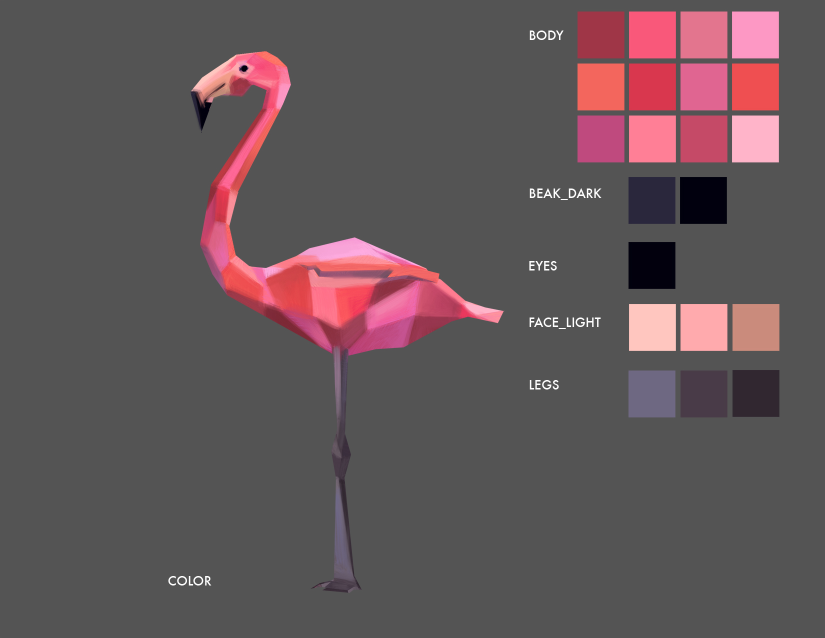
#> input picture tests/morph_colors_extractor2/colormaps/flamingo_rb_02.jpg, 1650 x 1275 px (shown at 1/2 size); its folder holds only this picture in this run
$ python extract_colors.py   (Python 2 division)
#> lines starting #> are read from the running program, lines starting #| are printed output that depends on the picture
"""
Requires Python Image Library: http://www.pythonware.com/products/pil/

(use version 1.1.6, latest one 1.1.7 had broken handling of fonts)
"""

import re
import glob
import json
import math
import os.path
import Image, ImageDraw, ImageFont

# ##################################################################
# Config
# ##################################################################

# This table has to be filled in by human.
#
# Format is:
#	"keyword" : [ "label_for_row_1", "label_for_row_1", ... ]
#
# Animals are recognized by keywords present if file names.
#
# For color range row labels, put the same label for color
# spanning multiple rows.
#
# All strings should be lowercase here.
#
# Matching to material ids is done by color range labels with removed underscores.

LABELMAP = {
"frog":     [ "green_range", "blue_range", "red_range", "eye_color" ],
"retriever":[ "shadow_range", "midtone_range", "highlight_range", "eye_color" ],
"horse":    [ "shadow_range", "midtone_range", "highlight_range", "eye_color", "light_patches" ],
"lion":     [ "shadow_range", "midtone_range", "highlight_range", "eye_color", "light_facial_patches" ],
"deer":     [ "shadow_range", "midtone_range", "highlight_range", "eye_color", "lighter_body_patches" ],
"rabbit":   [ "shadow_range", "midtone_range", "highlight_range", "eye_color", "nose_and_inner_ear_color" ],
"flamingo": [ "body", "body", "body", "beak_dark", "eyes", "face_light", "legs" ],
}


COLORMAPS = "colormaps/*.jpg"
MATERIALS = "mtls/*.mtl"
ASSOCIATIONS = "mtls"

SQUARE = 94
MARGINX = 9
MARGINY1 = 9
MARGINY2 = 30

LEFT = 1200
TOP1 = 70
TOP2 = 420

COLUMNS = 4
ROWS1 = 3
ROWS2 = 4

# ##################################################################
# Templates
# ##################################################################

ASSOCIATIONS_TEMPLATE = """\
{

"mtl" : "%s",
"img" : "%s",

"colorRanges" :

%s,

"materials":

%s

}
"""

# ##################################################################
# Utils
# ##################################################################

def distance(rgb1, rgb2):
    dr = rgb1[0] - rgb2[0]
    dg = rgb1[1] - rgb2[1]
    db = rgb1[2] - rgb2[2]
    d = math.sqrt(dr*dr + dg*dg + db*db)
    return d

# [10 lines left out: functions write_file, read_file, not called in this run]

def generate_rgb(c):
    return "[%.3f, %.3f, %.3f]" % (c[0]/255.0, c[1]/255.0, c[2]/255.)

def get_range_name(basename, index):
    for label in LABELMAP:
        if basename.lower().find(label) >= 0:
            return LABELMAP[label][index]
    return "undefined"

def get_mtl_name(basename, mtlfiles):
    name = ""
    for label in LABELMAP:
        if basename.lower().find(label) >= 0:
            for mtlfile in mtlfiles:
                if mtlfile.lower().find(label) >= 0:
                    name = mtlfile
                    break
    return name

def camel_to_underscore(name):
    s1 = re.sub('(.)([A-Z][a-z]+)', r'\1_\2', name)
    return re.sub('([a-z0-9])([A-Z])', r'\1_\2', s1).lower()

def clean_name(name):
    return name.replace("_","").lower()

# ##################################################################
# MTL
# ##################################################################

# [11 lines left out: function get_materials, not called in this run]


# ##################################################################
# Check
# ##################################################################

def generate_check_colors(img, colors, basename):

    fsize = 28
    font = ImageFont.truetype("arial.ttf", fsize)
    draw = ImageDraw.Draw(img)

    for i, color_row in enumerate(colors):

        if len(color_row) > 0:

            for j, color in enumerate(color_row):
                #rgb = (color[0]/255, color[1]/255, color[2]/255)
                x1 = MARGINX  + j * (SQUARE + MARGINX)
                y1 = MARGINY1 + i * (SQUARE + MARGINY1)
                x2 = x1 + SQUARE
                y2 = y1 + SQUARE
                draw.rectangle([x1, y1, x2, y2], fill = color)

            x = MARGINX  + len(color_row) * (SQUARE + MARGINX) + MARGINX
            y = MARGINY1 + i * (SQUARE + MARGINY1) + SQUARE/2 - fsize/2

            range_name = get_range_name(basename, i)

            draw.text((x+1, y+1), range_name, font = font, fill = (0,0,0))
            draw.text((x, y), range_name, font = font)

    del draw

    return len(colors) * (SQUARE + MARGINY1) + MARGINY1

# [61 lines left out: functions generate_check_materials, generate_colors, not called in this run]

# ##################################################################
# Material dumper
# ##################################################################

def generate_material(m, colors):
    colors_string = ", ".join(colors)
    return '"%s" : [ %s ]' % (m, colors_string)

# [18 lines left out: function generate_material_colors, not called in this run]

# ##################################################################
# Color extractor
# ##################################################################

def extract_range(img, left, top, marginx, marginy, nrows, ncolumns, rows):

    for r in range(nrows):

        row = []
        for c in range(ncolumns):

            x = left + c * (SQUARE + marginx)
            y = top + r * (SQUARE + marginy)

            pixel = img.getpixel((x,y))

            if distance(pixel, [118,118,118]) > 6 \
               and distance(pixel, [84,84,84]) > 6 \
               and distance(pixel, [46,46,46]) > 6:

                row.append(pixel)

        rows.append(row)

# ##################################################################
# Main
# ##################################################################

if __name__ == "__main__":

    imgfiles = sorted(glob.glob(COLORMAPS))
    mtlfiles = sorted(glob.glob(MATERIALS))

    for imgfile in imgfiles:

        print "Processing IMG [%s]" % imgfile
        img = Image.open(imgfile)
#> img is the input picture: PIL image 1650x1275 RGB; mean R, G, B 99, 85.5, 88.5

        colors = []

        extract_range(img, LEFT, TOP1, MARGINX, MARGINY1, ROWS1, COLUMNS, colors)
#> after the loop in extract_range, `for r in range(nrows):`: rows = [[(159, 54, 71), (249, 88, 122), (227, 117, 142), (253, 152, 196)], [(243, 102, 93), (217, 55, 78), (224, 101, 145), (239, 79, 81)], [(191, 74, 126), (255, 127, 150), (197, 74, 103), (255, 180, 201)]]
        extract_range(img, LEFT, TOP2, MARGINX, MARGINY2, ROWS2, COLUMNS, colors)

        fname = os.path.splitext(imgfile)[0]
        bname = os.path.basename(fname)

        check_file = "check/check_%s.jpg" % bname
        bottom = generate_check_colors(img, colors, bname)
#> bottom = 730
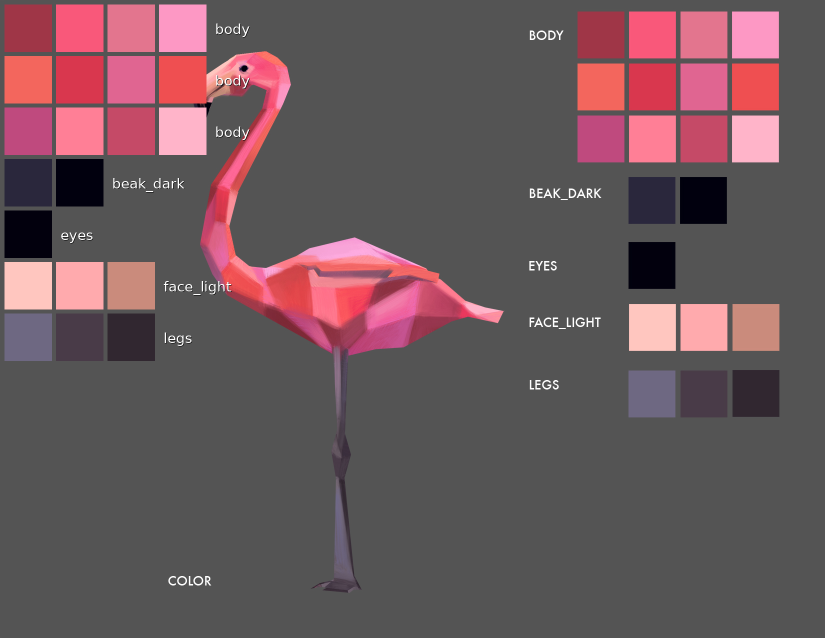
#> img: PIL image 1650x1275 RGB (shown at 1/2 size); mean R, G, B 107.4, 86.6, 91.1

        materials = []
        mtlfile = get_mtl_name(bname, mtlfiles)
        if mtlfile:
            print "Processing MTL [%s]" % mtlfile
            materials = get_materials(mtlfile)

            fname = os.path.splitext(mtlfile)[0]
            bname = os.path.basename(fname)

            associations_file = os.path.join(ASSOCIATIONS, bname + ".txt")
            print "Generating associations [%s]" % associations_file

            colors_string, color_map, color_map_raw = generate_colors(colors, bname)
            materials_string, associations_map = generate_material_colors(materials, color_map, color_map_raw)

            associations_string = ASSOCIATIONS_TEMPLATE % (os.path.basename(mtlfile), os.path.basename(imgfile), colors_string, materials_string)
            write_file(associations_file, associations_string)

            print json.load(open(associations_file))

            if associations_map:
                print "Generating check image"

                generate_check_materials(img, materials, bottom, associations_map)

                img.save(check_file)
